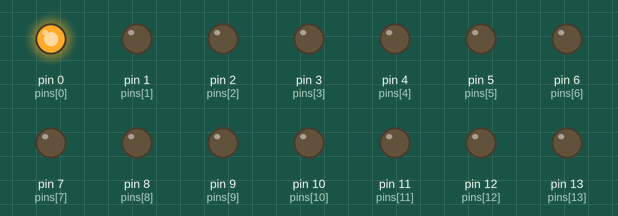
Recording of a sketch running on a simulated Arduino Uno, built with avr-gcc and run on an emulated ATmega328P. Parts: output pins drawn as LEDs (lit = HIGH).

Above: at 0.5 s.
At 2.5 s:
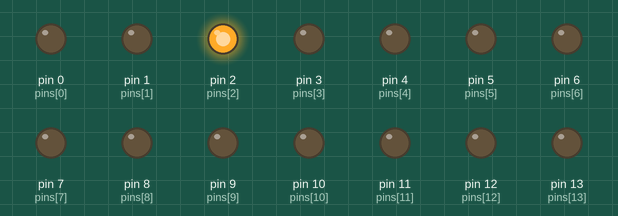
At 4.5 s:
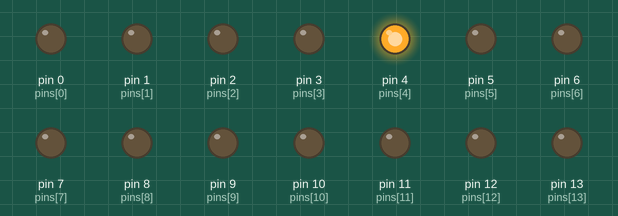
At 8.5 s:
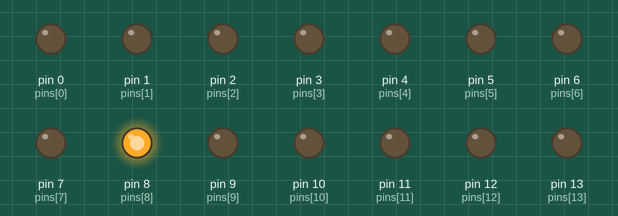
At 12.5 s:
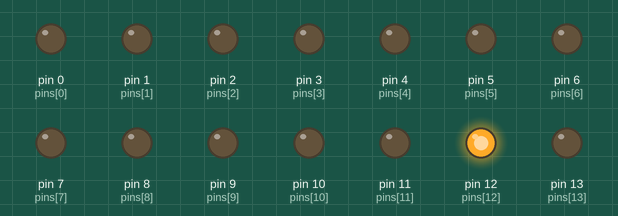
At 17.5 s:
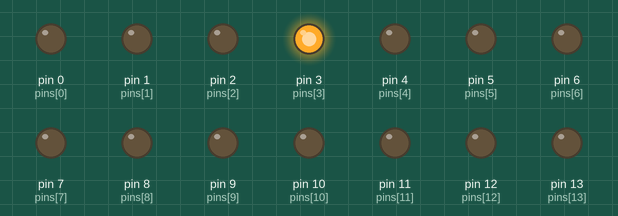
Timing chart, 0 to 18.2 s (numbered marks = the images above):
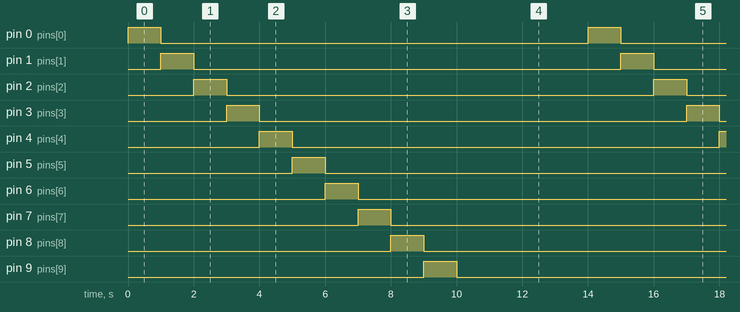

Measured:
- by itself, pin 0 (pins[0]), pin 1 (pins[1]), pin 2 (pins[2]), pin 3 (pins[3]), pin 4 (pins[4]), pin 5 (pins[5]), pin 6 (pins[6]), pin 7 (pins[7]), pin 8 (pins[8]), pin 9 (pins[9]), pin 10 (pins[10]), pin 11 (pins[11]), pin 12 (pins[12]), pin 13 (pins[13]): alternates HIGH for 1.0 s and LOW for 13.0 s
- by itself, everything shown: repeats every 14.0 s, in 14 steps

The sketch:

blink_13_leds_one_by_one_exact_10_times1.ino
```cpp
//Tinkercad Link : https://www.tinkercad.com/things/afw9OnjiqLW-blink-13-leds-one-by-one-exact-10-times
const int n = 14;
int pins[n] = {0,1,2,3,4,5,6,7,8,9,10,11,12,13} ;
void setup()
{
  for(int i = 0 ; i <= n-1 ; i++){
    pinMode(pins[i] , OUTPUT);
  }
}

void loop()
{
  int k = 1 ;
  while (k <= 10){

      for(int j = 0 ; j<= n-1 ; j++){
      digitalWrite(pins[j] , HIGH);
      delay(1000) ;
      digitalWrite(pins[j] , LOW);
    }
    k++ ;

  }
  while(true){

  }
}
```
